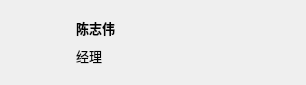
<?xml version="1.0" encoding="UTF-8"?>
<ui version="4.0">
 <class>UserWidget</class>
 <widget class="QWidget" name="UserWidget">
  <property name="geometry">
   <rect>
    <x>0</x>
    <y>0</y>
    <width>306</width>
    <height>85</height>
   </rect>
  </property>
  <property name="windowTitle">
   <string>Form</string>
  </property>
  <widget class="QLabel" name="avatarlb">
   <property name="geometry">
    <rect>
     <x>10</x>
     <y>13</y>
     <width>56</width>
     <height>56</height>
    </rect>
   </property>
   <property name="styleSheet">
    <string notr="true">background-image: url(:/img/head1.png); 
border-radius: 28px;</string>
   </property>
   <property name="text">
    <string/>
   </property>
  </widget>
  <widget class="QLabel" name="titlelb">
   <property name="geometry">
    <rect>
     <x>76</x>
     <y>47</y>
     <width>69</width>
     <height>17</height>
    </rect>
   </property>
   <property name="sizeIncrement">
    <size>
     <width>0</width>
     <height>20</height>
    </size>
   </property>
   <property name="palette">
    <palette>
     <active>
      <colorrole role="Button">
       <brush brushstyle="SolidPattern">
        <color alpha="255">
         <red>255</red>
         <green>255</green>
         <blue>255</blue>
        </color>
       </brush>
      </colorrole>
      <colorrole role="Text">
       <brush brushstyle="SolidPattern">
        <color alpha="255">
         <red>204</red>
         <green>204</green>
         <blue>204</blue>
        </color>
       </brush>
      </colorrole>
      <colorrole role="Base">
       <brush brushstyle="SolidPattern">
        <color alpha="255">
         <red>255</red>
         <green>255</green>
         <blue>255</blue>
        </color>
       </brush>
      </colorrole>
      <colorrole role="Window">
       <brush brushstyle="SolidPattern">
        <color alpha="255">
         <red>255</red>
         <green>255</green>
         <blue>255</blue>
        </color>
       </brush>
      </colorrole>
     </active>
     <inactive>
      <colorrole role="Button">
       <brush brushstyle="SolidPattern">
        <color alpha="255">
         <red>255</red>
         <green>255</green>
         <blue>255</blue>
        </color>
       </brush>
      </colorrole>
      <colorrole role="Text">
       <brush brushstyle="SolidPattern">
        <color alpha="255">
         <red>204</red>
         <green>204</green>
         <blue>204</blue>
        </color>
       </brush>
      </colorrole>
      <colorrole role="Base">
       <brush brushstyle="SolidPattern">
        <color alpha="255">
         <red>255</red>
         <green>255</green>
         <blue>255</blue>
        </color>
       </brush>
      </colorrole>
      <colorrole role="Window">
       <brush brushstyle="SolidPattern">
        <color alpha="255">
         <red>255</red>
         <green>255</green>
         <blue>255</blue>
        </color>
       </brush>
      </colorrole>
     </inactive>
     <disabled>
      <colorrole role="Button">
       <brush brushstyle="SolidPattern">
        <color alpha="255">
         <red>255</red>
         <green>255</green>
         <blue>255</blue>
        </color>
       </brush>
      </colorrole>
      <colorrole role="Base">
       <brush brushstyle="SolidPattern">
        <color alpha="255">
         <red>255</red>
         <green>255</green>
         <blue>255</blue>
        </color>
       </brush>
      </colorrole>
      <colorrole role="Window">
       <brush brushstyle="SolidPattern">
        <color alpha="255">
         <red>255</red>
         <green>255</green>
         <blue>255</blue>
        </color>
       </brush>
      </colorrole>
     </disabled>
    </palette>
   </property>
   <property name="font">
    <font>
     <family>宋体</family>
     <pointsize>10</pointsize>
     <bold>false</bold>
    </font>
   </property>
   <property name="text">
    <string>经理</string>
   </property>
  </widget>
  <widget class="QLabel" name="namelb">
   <property name="geometry">
    <rect>
     <x>76</x>
     <y>18</y>
     <width>121</width>
     <height>20</height>
    </rect>
   </property>
   <property name="font">
    <font>
     <family>宋体</family>
     <pointsize>10</pointsize>
     <bold>true</bold>
    </font>
   </property>
   <property name="text">
    <string>陈志伟</string>
   </property>
  </widget>
 </widget>
 <resources/>
 <connections/>
</ui>
